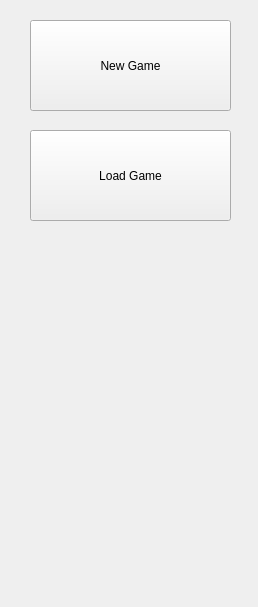
<?xml version="1.0" encoding="UTF-8"?>
<ui version="4.0">
 <class>StartPanel</class>
 <widget class="QFrame" name="StartPanel">
  <property name="geometry">
   <rect>
    <x>0</x>
    <y>0</y>
    <width>258</width>
    <height>607</height>
   </rect>
  </property>
  <property name="windowTitle">
   <string>Form</string>
  </property>
  <widget class="QPushButton" name="ButtonNewGame">
   <property name="geometry">
    <rect>
     <x>30</x>
     <y>20</y>
     <width>201</width>
     <height>91</height>
    </rect>
   </property>
   <property name="text">
    <string>New Game</string>
   </property>
  </widget>
  <widget class="QPushButton" name="ButtonLoadGame">
   <property name="geometry">
    <rect>
     <x>30</x>
     <y>130</y>
     <width>201</width>
     <height>91</height>
    </rect>
   </property>
   <property name="text">
    <string>Load Game</string>
   </property>
  </widget>
 </widget>
 <resources/>
 <connections/>
</ui>
